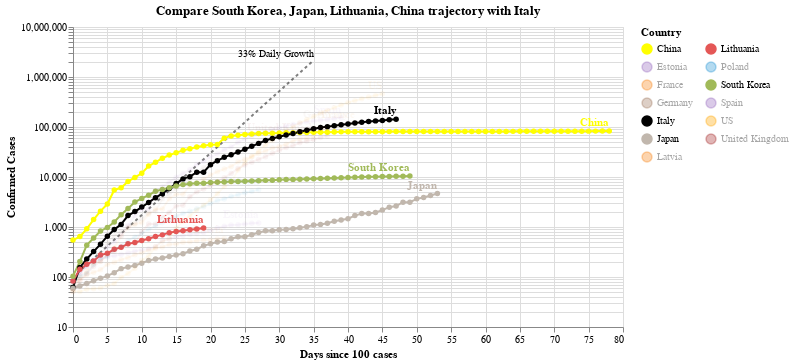

Notebook code for this chart:
### Code cell
#hide_input
chart3 = make_since_chart(['South Korea', 'Japan', 'Lithuania', 'China'])
chart3

### Figure 1 — Vega-Lite specification as saved in the notebook (floating-point values rounded to 4 significant figures; data arrays with more than 128 entries replaced by an {"elided": "..."} marker saying what was removed)
{"config": {"view": {"continuousWidth": 400, "continuousHeight": 300}}, "layer": [{"mark": {"type": "line", "color": "black", "opacity": 0.5, "strokeDash": [3, 3]}, "encoding": {"x": {"type": "quantitative", "field": "Days since 100 cases"}, "y": {"type": "quantitative", "field": "Confirmed Cases"}}}, {"mark": {"type": "text", "align": "right", "dy": -6, "fontSize": 10, "text": "33% Daily Growth"}, "encoding": {"x": {"type": "quantitative", "field": "Days since 100 cases"}, "y": {"type": "quantitative", "field": "Confirmed Cases"}}, "transform": [{"filter": "(datum['Days since 100 cases'] >= 35)"}]}, {"data": {"name": "data-a247b81bae14c777e2c652e7e0adec34"}, "mark": {"type": "line", "point": true}, "encoding": {"color": {"type": "nominal", "field": "Country", "legend": {"columns": 2}, "scale": {"domain": ["China", "Estonia", "France", "Germany", "Italy", "Japan", "Latvia", "Lithuania", "Poland", "South Korea", "Spain", "US", "United Kingdom"], "range": ["yellow", "#9467bd", "#F58518", "#9D755D", "black", "#C1B7AD", "#F58518", "#E45756", "#2495D3", "#A1BA59", "#9467bd", "orange", "brown"]}}, "opacity": {"condition": {"value": 1, "selection": "selector001"}, "value": 0.05}, "tooltip": [{"type": "nominal", "field": "Country"}, {"type": "temporal", "field": "Date"}, {"type": "quantitative", "field": "Confirmed Cases"}, {"type": "quantitative", "field": "Days since 100 cases"}], "x": {"type": "quantitative", "field": "Days since 100 cases"}, "y": {"type": "quantitative", "field": "Confirmed Cases", "scale": {"type": "log"}}}, "selection": {"selector001": {"type": "multi", "fields": ["Country"], "bind": "legend", "init": [{"Country": "South Korea"}, {"Country": "Japan"}, {"Country": "Lithuania"}, {"Country": "China"}, {"Country": "Italy"}]}}, "width": 550}, {"data": {"name": "data-a247b81bae14c777e2c652e7e0adec34"}, "mark": {"type": "text", "align": "right", "dy": -8, "fontWeight": "bold"}, "encoding": {"color": {"type": "nominal", "field": "Country", "legend": {"columns": 2}, "scale": {"domain": ["China", "Estonia", "France", "Germany", "Italy", "Japan", "Latvia", "Lithuania", "Poland", "South Korea", "Spain", "US", "United Kingdom"], "range": ["yellow", "#9467bd", "#F58518", "#9D755D", "black", "#C1B7AD", "#F58518", "#E45756", "#2495D3", "#A1BA59", "#9467bd", "orange", "brown"]}}, "opacity": {"condition": {"value": 1, "selection": "selector001"}, "value": 0.05}, "text": {"type": "nominal", "field": "Country"}, "tooltip": [{"type": "nominal", "field": "Country"}, {"type": "temporal", "field": "Date"}, {"type": "quantitative", "field": "Confirmed Cases"}, {"type": "quantitative", "field": "Days since 100 cases"}], "x": {"type": "quantitative", "field": "Days since 100 cases"}, "y": {"type": "quantitative", "field": "Confirmed Cases", "scale": {"type": "log"}}}, "transform": [{"filter": "(datum['Date'] >= 1586390400000)"}], "width": 550}], "data": {"name": "data-c1a3bbf4dd040f2e7e8e7a69520e3c2a"}, "title": "Compare South Korea, Japan, Lithuania, China trajectory with Italy", "$schema": "https://vega.github.io/schema/vega-lite/v4.0.2.json", "datasets": {"data-c1a3bbf4dd040f2e7e8e7a69520e3c2a": [{"Days since 100 cases": 0, "Confirmed Cases": 100.0}, {"Days since 100 cases": 1, "Confirmed Cases": 133.0}, {"Days since 100 cases": 2, "Confirmed Cases": 176.9}, {"Days since 100 cases": 3, "Confirmed Cases": 235.3}, {"Days since 100 cases": 4, "Confirmed Cases": 312.9}, {"Days since 100 cases": 5, "Confirmed Cases": 416.2}, {"Days since 100 cases": 6, "Confirmed Cases": 553.5}, {"Days since 100 cases": 7, "Confirmed Cases": 736.1}, {"Days since 100 cases": 8, "Confirmed Cases": 979.1}, {"Days since 100 cases": 9, "Confirmed Cases": 1302.0}, {"Days since 100 cases": 10, "Confirmed Cases": 1732.0}, {"Days since 100 cases": 11, "Confirmed Cases": 2303.0}, {"Days since 100 cases": 12, "Confirmed Cases": 3064.0}, {"Days since 100 cases": 13, "Confirmed Cases": 4074.0}, {"Days since 100 cases": 14, "Confirmed Cases": 5419.0}, {"Days since 100 cases": 15, "Confirmed Cases": 7207.0}, {"Days since 100 cases": 16, "Confirmed Cases": 9586.0}, {"Days since 100 cases": 17, "Confirmed Cases": 12750.0}, {"Days since 100 cases": 18, "Confirmed Cases": 16960.0}, {"Days since 100 cases": 19, "Confirmed Cases": 22550.0}, {"Days since 100 cases": 20, "Confirmed Cases": 29990.0}, {"Days since 100 cases": 21, "Confirmed Cases": 39890.0}, {"Days since 100 cases": 22, "Confirmed Cases": 53060.0}, {"Days since 100 cases": 23, "Confirmed Cases": 70560.0}, {"Days since 100 cases": 24, "Confirmed Cases": 93850.0}, {"Days since 100 cases": 25, "Confirmed Cases": 124800.0}, {"Days since 100 cases": 26, "Confirmed Cases": 166000.0}, {"Days since 100 cases": 27, "Confirmed Cases": 220800.0}, {"Days since 100 cases": 28, "Confirmed Cases": 293700.0}, {"Days since 100 cases": 29, "Confirmed Cases": 390600.0}, {"Days since 100 cases": 30, "Confirmed Cases": 519500.0}, {"Days since 100 cases": 31, "Confirmed Cases": 690900.0}, {"Days since 100 cases": 32, "Confirmed Cases": 918900.0}, {"Days since 100 cases": 33, "Confirmed Cases": 1222000.0}, {"Days since 100 cases": 34, "Confirmed Cases": 1625000.0}, {"Days since 100 cases": 35, "Confirmed Cases": 2162000.0}], "data-a247b81bae14c777e2c652e7e0adec34": {"elided": "537 records"}}}
